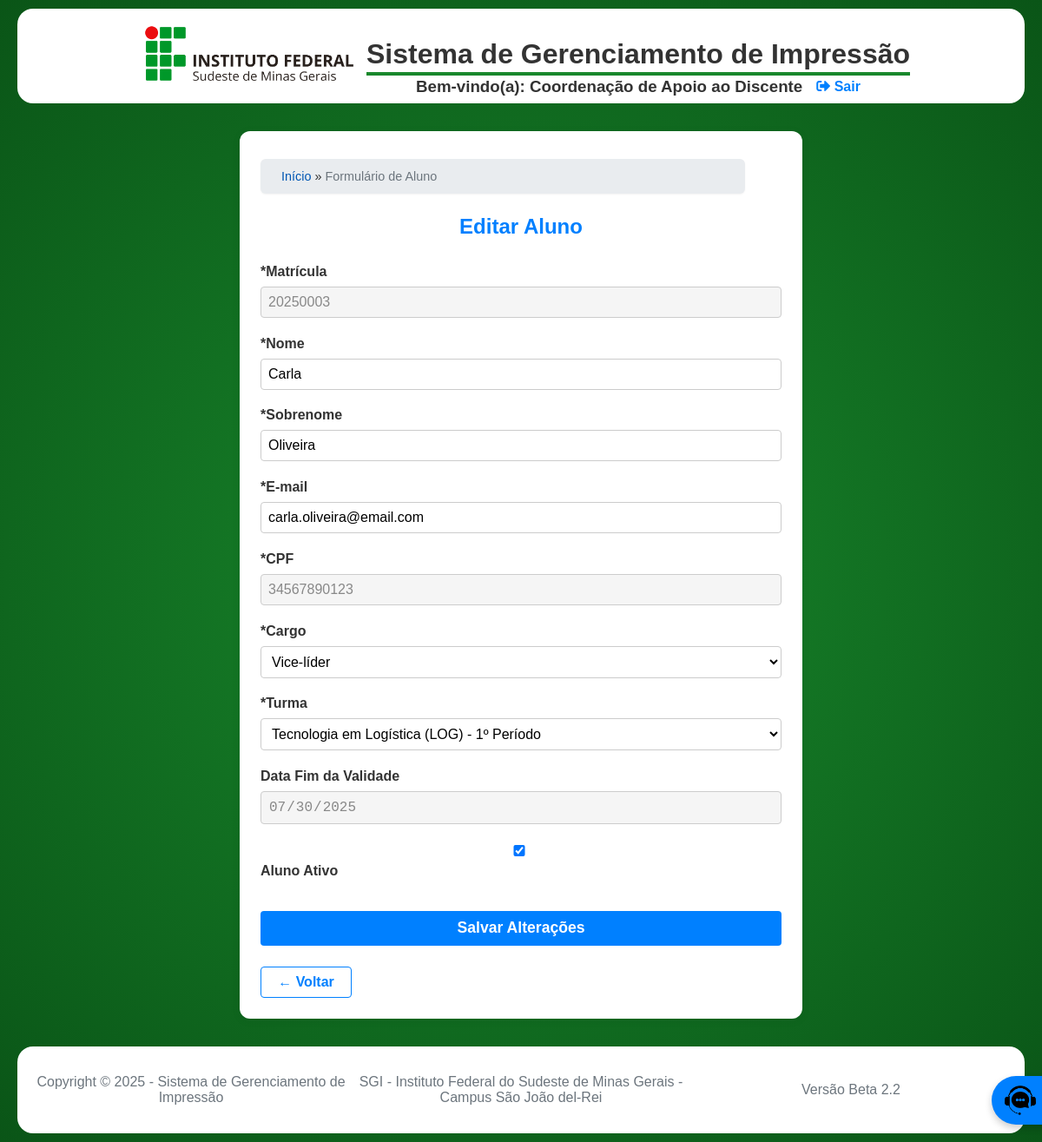
Page /pages/admin_cad/form_aluno.php?matricula=20250003 (signed in) on the earlier database version.
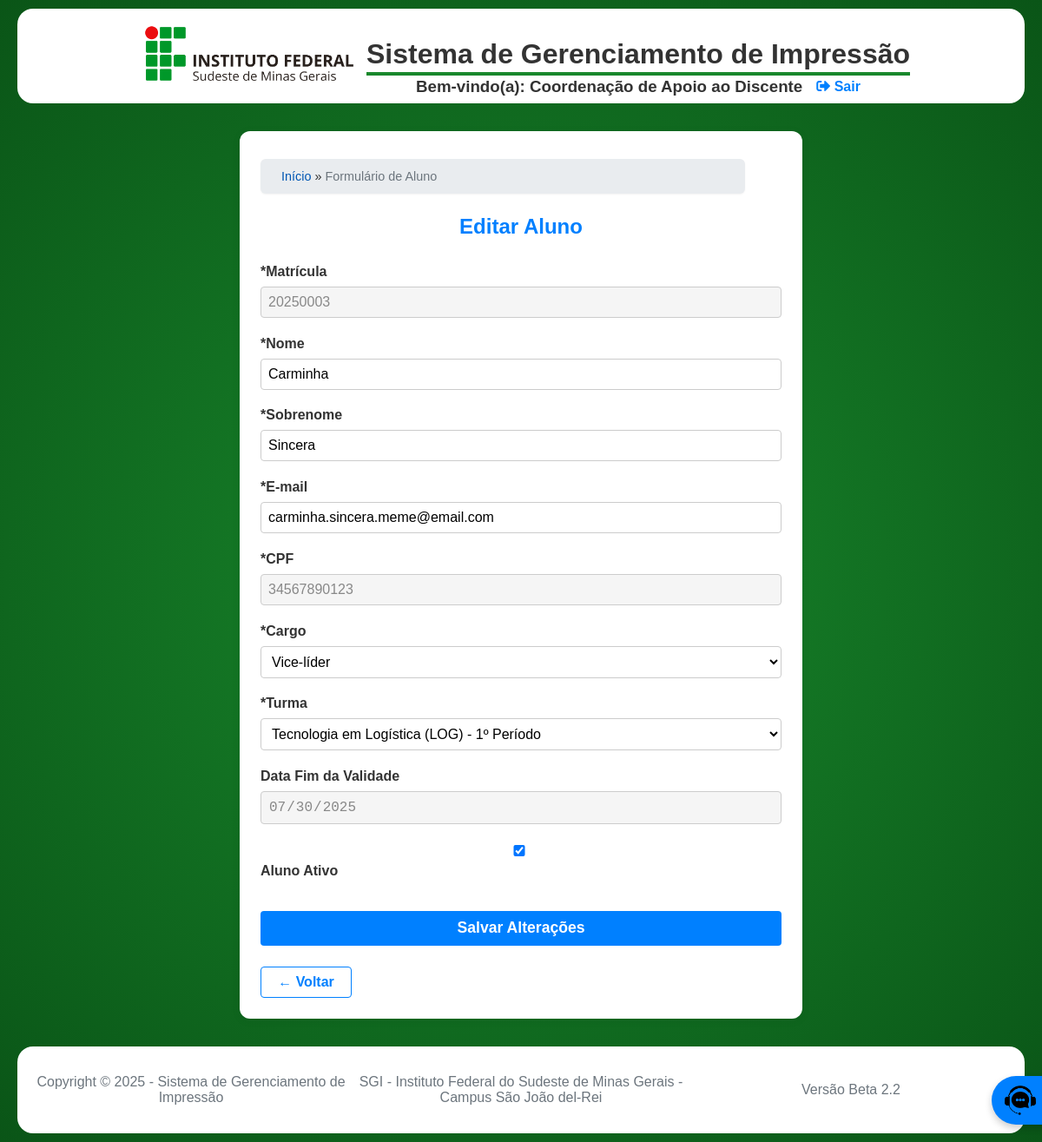
Same page on the later database version.
### tables this page shows
CREATE TABLE `Aluno` (
  `matricula` varchar(20) NOT NULL,
  `nome` varchar(100) NOT NULL,
  `sobrenome` varchar(100) NOT NULL,
  `cargo` enum('Líder','Vice-líder','Nenhum') DEFAULT 'Nenhum',
  `email` varchar(100) NOT NULL,
  `cpf` char(11) NOT NULL,
  `senha` varchar(255) NOT NULL,
  `ativo` tinyint(1) DEFAULT 1,
  `cota_id` int(11) DEFAULT NULL,
  `data_fim_validade` date DEFAULT NULL,
  PRIMARY KEY (`matricula`),
  UNIQUE KEY `cpf` (`cpf`),
  KEY `cota_id` (`cota_id`),
  CONSTRAINT `Aluno_ibfk_1` FOREIGN KEY (`cota_id`) REFERENCES `CotaAluno` (`id`) ON DELETE SET NULL
);

### pages/admin_cad/form_aluno.php (the view, shortened to what this page needs)
<?php
require_once '../../includes/config.php';
$modo_edicao = isset($_GET['matricula']) && !empty($_GET['matricula']);
$aluno = null;
$turma_aluno_id = null;
if ($modo_edicao) {
    $stmt = $conn->prepare("SELECT * FROM Aluno WHERE matricula = :matricula");
    $stmt->execute([':matricula' => $_GET['matricula']]);
    $aluno = $stmt->fetch();
    if ($aluno && $aluno->cota_id) {
        $stmt_turma_aluno = $conn->prepare("SELECT turma_id FROM CotaAluno WHERE id = :cota_id");
        $stmt_turma_aluno->execute([':cota_id' => $aluno->cota_id]);
        $turma_aluno_id = $stmt_turma_aluno->fetchColumn();
    }
}
$stmt_turmas = $conn->query(
    "SELECT t.id, t.periodo, c.sigla, c.nome_completo
     FROM Turma t
     JOIN Curso c ON t.curso_id = c.id
     ORDER BY c.nome_completo ASC, t.id ASC"
);
$turmas_disponiveis = $stmt_turmas->fetchAll();
$hoje = date('Y-m-d');
$stmt_semestre = $conn->prepare("SELECT data_fim FROM SemestreLetivo WHERE :hoje BETWEEN data_inicio AND data_fim ORDER BY data_fim DESC LIMIT 1");
$stmt_semestre->execute([':hoje' => $hoje]);
$semestre_vigente = $stmt_semestre->fetch();
$data_validade_padrao = $aluno->data_fim_validade ?? ($semestre_vigente->data_fim ?? '');
include_once '../../includes/header.php';
?>
<link rel="stylesheet" href="./css/form_aluno.css?v=<?= ASSET_VERSION ?>">
<main>
<div class="container-principal">
        <?php
        if (isset($_SESSION['usuario'])) {
            gerar_migalhas();
        }
        ?>
    <h1><?= $modo_edicao ? 'Editar Aluno' : 'Cadastrar Novo Aluno' ?></h1>
    <form action="<?= $modo_edicao ? 'processar_edicao_aluno.php' : 'processar_cadastro_aluno.php' ?>" method="POST" class="form-aluno">
        <label>*Matrícula
            <input type="text" name="matricula" maxlength="10" required value="<?= $aluno->matricula ?? '' ?>" <?= $modo_edicao ? 'readonly' : '' ?>>
        </label>
        <label>*Nome
            <input type="text" name="nome" required value="<?= $aluno->nome ?? '' ?>">
        </label>
        <label>*Sobrenome
            <input type="text" name="sobrenome" required value="<?= $aluno->sobrenome ?? '' ?>">
        </label>
        <label>*E-mail
            <input type="email" name="email" required value="<?= $aluno->email ?? '' ?>">
        </label>
        <label>*CPF
            <input type="text" name="cpf" required maxlength="11" pattern="\d{11}" title="Digite os 11 números do CPF" value="<?= $aluno->cpf ?? '' ?>" <?= $modo_edicao ? 'readonly' : '' ?>>
        </label>
        <label>*Cargo
            <select name="cargo" required>
                <option value="Vice-líder" <?= (isset($aluno) && $aluno->cargo === 'Vice-líder') ? 'selected' : '' ?>>Vice-líder</option>
            </select>
        </label>
        <label>*Turma
            <select name="turma_id" required>
                <?php foreach ($turmas_disponiveis as $turma): ?>
                    <option value="<?= $turma->id ?>" <?= ($modo_edicao && $turma_aluno_id == $turma->id) ? 'selected' : '' ?>>
                        <?= htmlspecialchars($turma->nome_completo) ?> (<?= htmlspecialchars($turma->sigla) ?>) - <?= htmlspecialchars($turma->periodo) ?>
                    </option>
                <?php endforeach; ?>
            </select>
        </label>
        <label>Data Fim da Validade
            <input type="date" name="data_fim_validade" value="<?= htmlspecialchars($data_validade_padrao) ?>" readonly>
        </label>
        <?php if ($modo_edicao): ?>
            <label class="checkbox-label">
                <input type="checkbox" name="ativo" value="1" <?= (isset($aluno) && $aluno->ativo) ? 'checked' : '' ?>>
                Aluno Ativo
            </label>
        <?php endif; ?>
        <button type="submit"><?= $modo_edicao ? 'Salvar Alterações' : 'Cadastrar Aluno' ?></button>
    </form>
    <a class="btn-back" href="dashboard_cad.php">&larr; Voltar</a>
</main>
<?php include_once '../../includes/footer.php'; ?>

Differences in the rows shown:
changed aluno "Vice-líder": nome "Carla" → "Carminha"; sobrenome "Oliveira" → "Sincera"; email "carla.oliveira@email.com" → "carminha.sincera.meme@email.com"
